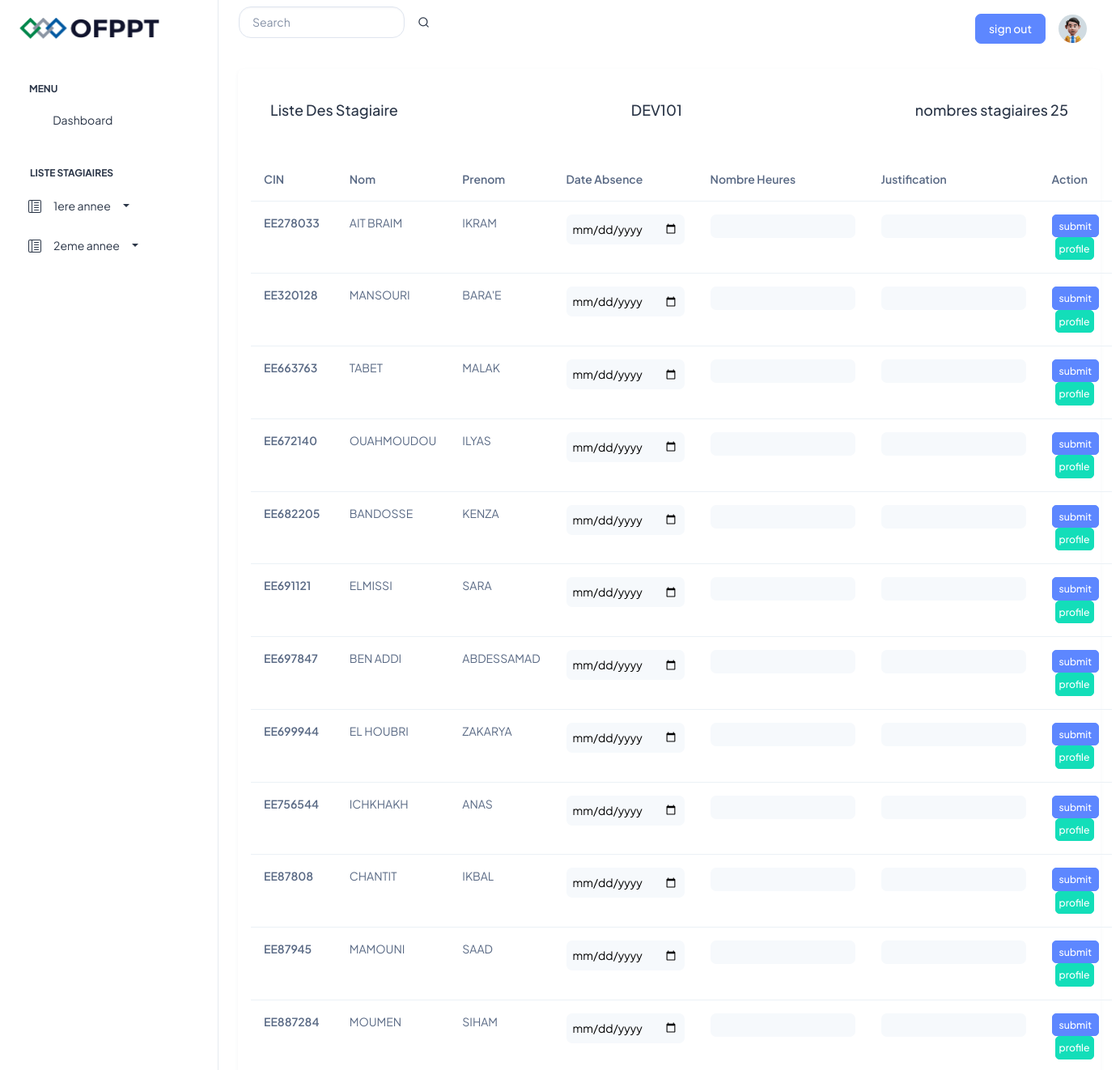
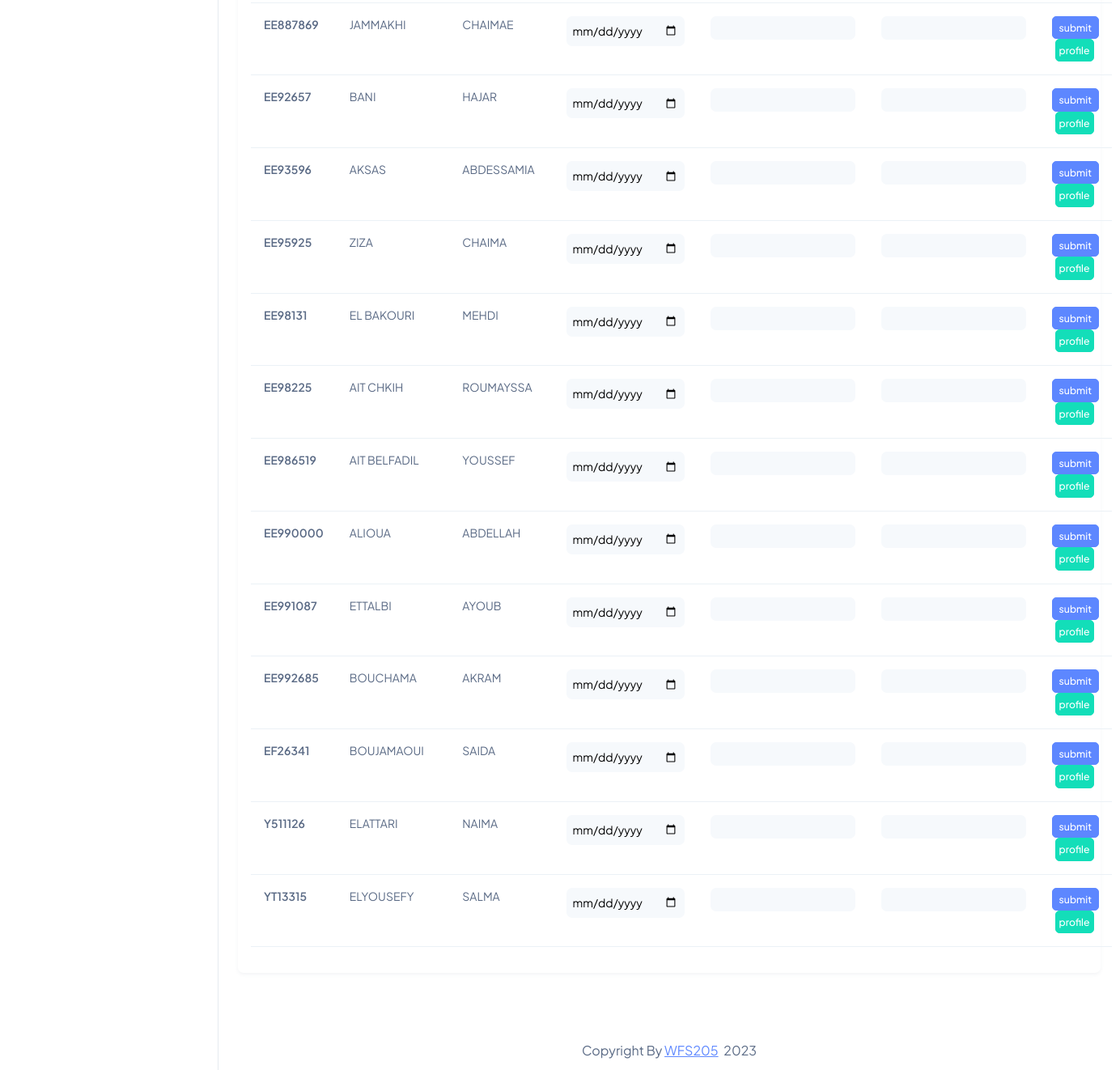
/src/html/listeStagiaire.php?groupe=DEV101 (signed in), run on the app's committed database (2 pictures, top to bottom).
### tables this page shows
CREATE TABLE IF NOT EXISTS `stagiaire` (
  `cin` varchar(11) NOT NULL,
  `nom` varchar(50) NOT NULL,
  `prenom` varchar(50) NOT NULL,
  `Niveau` enum('1ere annee','2eme annee') NOT NULL COMMENT '1ere annee ou 2eme annee',
  `groupe` varchar(7) NOT NULL COMMENT 'comme "DEV100"',
  `dateNaissance` date NOT NULL,
  `noteDisciplinaire` decimal(10,2) NOT NULL DEFAULT '20.00',
  PRIMARY KEY (`cin`)
);

### src/html/listeStagiaire.php (the view, shortened to what this page needs)
<?php
    include('sideBar.php');
    include('session.php');
    if (isset($_GET['groupe'])) {
        $groupe = $_GET['groupe'];
        $sql = "SELECT * FROM stagiaire WHERE groupe = ? ";
        $stmt =  $pdo_conn->prepare($sql);
        $stmt -> bindParam(1,$groupe);
        $stmt->execute();
        $stagiaires = $stmt->fetchAll(PDO::FETCH_ASSOC);
        $numStagiaires = $stmt->rowCount();
    }
?>
<!doctype html>
<html lang="en">
<head>
  <link rel="stylesheet" href="../assets/css/styles.min.css" />
  <link rel="stylesheet" href="../assets/css/avertissement.css">
  <link rel="stylesheet" href="../assets/css/sidebarmenu.css">
</head>
<body>
  <div class="page-wrapper" id="main-wrapper" data-layout="vertical" data-navbarbg="skin6" data-sidebartype="full"
    data-sidebar-position="fixed" data-header-position="fixed">
    <aside class="left-sidebar">
      <div>
        <div class="brand-logo d-flex align-items-center justify-content-between">
          <a href="./index.php" class="text-nowrap logo-img">
            <img src="../assets/images/logos/dark-logo.png" width="180" alt="" />
          </a>
        </div>
        <nav class="sidebar-nav scroll-sidebar" data-simplebar="">
          <ul id="sidebarnav">
            <li class="nav-small-cap">
              <span class="hide-menu"><b>Menu</b></span>
            </li>
            <li class="sidebar-item">
              <a class="sidebar-link" href="./index.php" aria-expanded="false">
                <span>
                  <i class="ti ti-layout-dashboard"></i>
                </span>
                <span class="hide-menu">Dashboard</span>
              </a>
            </li>
            <li class="btn btn-toggle nav-small-cap ">
              <span class="hide-menu"><b>Liste Stagiaires</b></span>
            </li>
            <li class="sidebar-item">
                <li class="sidebar-item align-items-center rounded collapsed" data-bs-toggle="collapse" data-bs-target="#year1-collapse" aria-expanded="false">
                  <a class="btn sidebar-link" aria-expanded="false">
                    <span>
                    </span>
                    <span class="hide-menu" >1ere annee</span><i class="dropdown-toggle"></i>
                  </a>
                </li>
              </li>
              <li class="sidebar-item">
                <li class="sidebar-item align-items-center rounded collapsed" data-bs-toggle="collapse" data-bs-target="#year2-collapse" aria-expanded="false">
                  <a class="btn sidebar-link" aria-expanded="false">
                    <span>
                    </span>
                    <span class="hide-menu">2eme annee</span><i class="dropdown-toggle"></i>
                  </a>
                </li>
              </li>
          </ul>
        </nav>
      </div>
    </aside>
    <div class="body-wrapper">
      <header class="app-header">
        <nav class="navbar navbar-expand-lg navbar-light">
          <div class="navbar-collapse justify-content-end px-0" id="navbarNav">
            <ul class="d-none d-md-none d-lg-block">
              <form action="#">
                <div class="input-group ">
                  <input class="form-control rounded-3" type="search" value="" id="searchInput" placeholder="Search">
                  <span class="input-group-append">
                    <button class="btn  ms-n10 rounded-0 rounded-end" type="button">
                      <svg xmlns="http://www.w3.org/2000/svg" width="15" height="15" viewBox="0 0 24 24" fill="none" stroke="currentColor" stroke-width="2" stroke-linecap="round" stroke-linejoin="round" class="feather feather-search text-dark">
                        <circle cx="11" cy="11" r="8"></circle>
                        <line x1="21" y1="21" x2="16.65" y2="16.65"></line>
                      </svg>
                    </button>
                  </span>
                </div>
              </form>
            </ul>
            <ul class="navbar-nav flex-row ms-auto align-items-center justify-content-end">
              <a href="./authentication-login.php" class="btn btn-primary">sign out</a>
              <li class="nav-item dropdown">
                <a class="nav-link nav-icon-hover" href="javascript:void(0)" id="drop2" data-bs-toggle="dropdown"
                  aria-expanded="false">
                  <img src="../assets/images/profile/user-1.jpg" alt="" width="35" height="35" class="rounded-circle">
                </a>
              </li>
            </ul>
          </div>
        </nav>
      </header>
      <div class="container-fluid">
        <div class="card-body shadow-sm p-3 mb-5 bg-body rounded">
            <h5 class="card-title fw-semibold mb-4"><div class="d-flex p-4 justify-content-between">
              <h2 class="card-title text-dark">Liste Des Stagiaire</h2>
              <h2 class="card-title text-dark"><?php echo $groupe ?></h2>
              <h2 class="card-title text-dark">nombres stagiaires <?php echo $numStagiaires ?> </h2>
            </div></h5>
                <form action="" method="post">
                    <table class="table">
                      <thead class="bg-gray-2 text-left">
                        <tr class="">
                          <th scope="min-width-220 py-3 px-4 font-weight-medium">CIN</th>
                          <th scope="min-width-220 py-3 px-4 font-weight-medium">Nom</th>
                          <th scope="min-width-220 py-3 px-4 font-weight-medium">Prenom</th>
                          <th scope="min-width-220 py-3 px-4 font-weight-medium">Date Absence</th>
                          <th scope="min-width-220 py-3 px-4 font-weight-medium">Nombre Heures</th>
                          <th scope="min-width-220 py-3 px-4 font-weight-medium">Justification</th>
                          <th scope="min-width-220 py-3 px-4 font-weight-medium">Action</th>
                        </tr>
                      </thead>
                      <tbody>
                        <?php foreach ($stagiaires as $stagiaire) : ?>
                        <tr class="font-weight-bold">
                              <th scope="row" name="cin"><?php echo $stagiaire['cin'] ?></th>
                              <td><?php echo $stagiaire['nom'] ?></td>
                              <td><?php echo $stagiaire['prenom'] ?></td>
                              <td><input type="date"id="datepicker"  name="date_<?php echo $stagiaire['cin'] ?>" class="datepicker p-2 bg-light rounded border-0"></td>
                              <td><input min="0" type="number" id="typeNumber"  name="nbHeures_<?php echo $stagiaire['cin'] ?>" class="bg-light p-1 rounded border-0 enable" /></td>
                              <td><input min="0" type="text" id="typetext" name="justification_<?php echo $stagiaire['cin'] ?>" class="bg-light p-1 rounded border-0 enable" /></td>
                              <td>
                              <button type="submit" id="submit" name="submit_<?php echo $stagiaire['cin'] ?>" class="btn btn-primary btn-sm" >submit</button>
                                  <a href="./profileStagiaire.php?cin=<?php echo $stagiaire['cin'] ?>" class="btn btn-success btn-sm ms-1 p-1">profile</a>
                              </td>
                        </tr>
                        <?php endforeach; ?>
                            </tbody>
                    </table>
                </form>
            </div>
          </div>
        <div class="py-6 px-6 text-center">
          <p class="mb-0 fs-4">Copyright By <a href="#" target="_blank" class="pe-1 text-primary text-decoration-underline">WFS205</a> 2023</p>
        </div>
      </div>
    </div>
</body>
</html>

### data on the page
stagiaire: cin "EE278033", nom "AIT BRAIM", prenom "IKRAM"
stagiaire: cin "EE320128", nom "MANSOURI", prenom "BARA'E"
stagiaire: cin "EE663763", nom "TABET", prenom "MALAK"
stagiaire: cin "EE672140", nom "OUAHMOUDOU", prenom "ILYAS"
stagiaire: cin "EE682205", nom "BANDOSSE", prenom "KENZA"
stagiaire: cin "EE691121", nom "ELMISSI", prenom "SARA"
stagiaire: cin "EE697847", nom "BEN ADDI", prenom "ABDESSAMAD"
stagiaire: cin "EE699944", nom "EL HOUBRI", prenom "ZAKARYA"
stagiaire: cin "EE756544", nom "ICHKHAKH", prenom "ANAS"
stagiaire: cin "EE87808", nom "CHANTIT", prenom "IKBAL"
stagiaire: cin "EE87945", nom "MAMOUNI", prenom "SAAD"
stagiaire: cin "EE887284", nom "MOUMEN", prenom "SIHAM"
stagiaire: cin "EE887869", nom "JAMMAKHI", prenom "CHAIMAE"
stagiaire: cin "EE92657", nom "BANI", prenom "HAJAR"
stagiaire: cin "EE93596", nom "AKSAS", prenom "ABDESSAMIA"
stagiaire: cin "EE95925", nom "ZIZA", prenom "CHAIMA"
stagiaire: cin "EE98131", nom "EL BAKOURI", prenom "MEHDI"
stagiaire: cin "EE98225", nom "AIT CHKIH", prenom "ROUMAYSSA"
stagiaire: cin "EE986519", nom "AIT BELFADIL", prenom "YOUSSEF"
stagiaire: cin "EE990000", nom "ALIOUA", prenom "ABDELLAH"
stagiaire: cin "EE991087", nom "ETTALBI", prenom "AYOUB"
stagiaire: cin "EE992685", nom "BOUCHAMA", prenom "AKRAM"
stagiaire: cin "EF26341", nom "BOUJAMAOUI", prenom "SAIDA"
stagiaire: cin "Y511126", nom "ELATTARI", prenom "NAIMA"
stagiaire: cin "YT13315", nom "ELYOUSEFY", prenom "SALMA"

### other printed values
$groupe "DEV101"
$numStagiaires "25"
